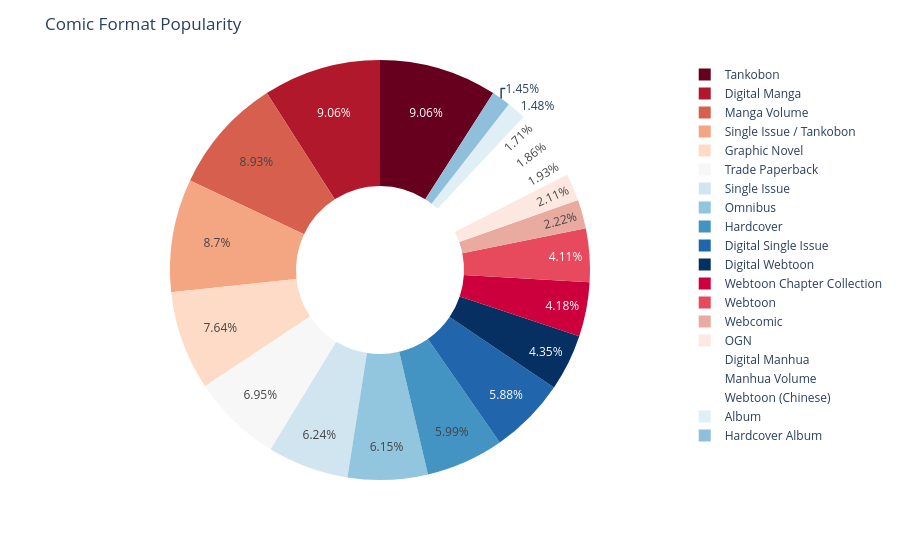

Notebook code for this chart:
### Markdown cell above
# Country-wise Average Ratings

1. **Franco-Iranian and Franco-Spanish Collaborations Lead the Chart** : France/Iran and France/Spain claim the top two spots with ratings of ~9.1 and ~9.0 respectively, suggesting that Franco-international co-productions carry a distinctive artistic quality — likely driven by auteur-style storytelling traditions that resonate strongly with global audiences.

2. **East Asian Origins Dominate the Upper-Mid Tier** : Japan, South Korea/Japan, South Korea, and South Korea/USA all cluster between 8.1–8.2, confirming that East Asian comic industries consistently deliver high-quality content. The presence of collaborative entries (South Korea/Japan, South Korea/USA) suggests cross-border co-productions amplify rating performance further.

3. **Western Nations Form a Tightly Packed Mid-Tier** : USA, New Zealand, Australia, UK, France, China, Canada, Germany, and Sweden all sit within a narrow 7.9–8.0 band. Despite vast differences in industry size and cultural tradition, these countries converge on nearly identical audience ratings — pointing to a global quality baseline for comics.

4. **Tail-End Countries Are Still Competitive, Not Poor Performers** : Belgium, Switzerland, Spain, Netherlands, and France/Belgium anchor the bottom at ~7.7–7.8 — but these are not weak scores. A 7.7 out of 10 remains a strong rating, indicating even the lowest-ranked origins produce content that audiences genuinely appreciate.

5. **Co-Production Entries Consistently Outperform Solo-Nation Entries** : Across the chart, collaborative origin tags (France/Iran, France/Spain, South Korea/Japan, South Korea/USA) tend to rank above their individual country counterparts. This pattern implies that cross-cultural creative partnerships produce a measurable lift in perceived quality and audience satisfaction.

### Code cell
# 5. Which comic formats are most popular?

formats=df['Format'].value_counts().reset_index()
formats.columns=['Format','Count']

fig=px.pie(
    formats,
    names='Format',
    values='Count',
    hole=0.4,
    color_discrete_sequence=px.colors.sequential.RdBu
)

fig.update_layout(title='Comic Format Popularity')
fig.show()

### Figure 1 — Plotly figure (JSON) as saved in the notebook; plotly's stock layout.template omitted (floating-point values rounded to 4 significant figures)
{"data": [{"domain": {"x": [0, 1], "y": [0, 1]}, "hole": 0.4, "hovertemplate": "Format=%{label}<br>Count=%{value}<extra></extra>", "labels": ["Tankobon", "Digital Manga", "Manga Volume", "Single Issue / Tankobon", "Graphic Novel", "Trade Paperback", "Single Issue", "Omnibus", "Hardcover", "Digital Single Issue", "Digital Webtoon", "Webtoon Chapter Collection", "Webtoon", "Webcomic", "OGN", "Digital Manhua", "Manhua Volume", "Webtoon (Chinese)", "Album", "Hardcover Album"], "legendgroup": "", "name": "", "showlegend": true, "type": "pie", "values": [906, 906, 893, 870, 764, 695, 624, 615, 599, 588, 435, 418, 411, 222, 211, 193, 186, 171, 148, 145]}], "layout": {"legend": {"tracegroupgap": 0}, "margin": {"t": 60}, "piecolorway": ["rgb(103,0,31)", "rgb(178,24,43)", "rgb(214,96,77)", "rgb(244,165,130)", "rgb(253,219,199)", "rgb(247,247,247)", "rgb(209,229,240)", "rgb(146,197,222)", "rgb(67,147,195)", "rgb(33,102,172)", "rgb(5,48,97)"], "title": {"text": "Comic Format Popularity"}}}
